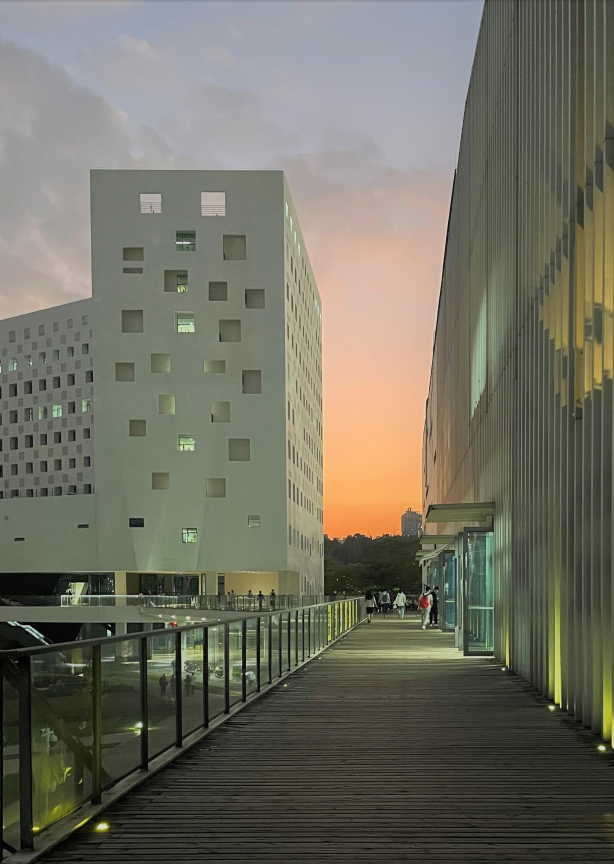
#> input picture Pics/test.jpg, 1842 x 2591 px (shown at 1/3 size)
$ python 'sobel算子.py'
#> lines starting #> are read from the running program, lines starting #| are printed output that depends on the picture
# [86 lines of commented-out code are left out]
import cv2 as cv
import numpy as np

img = cv.imread(r"./Pics/test.jpg")
#> img is the input picture: shape (2591, 1842, 3); mean B, G, R 97.5, 111, 112.4

#注意此处的ddepth不要设为-1，要设为cv.CV_32F或cv.CV_64F，否则会丢失太多信息
sobel_edge_x = cv.Sobel(img,ddepth=cv.CV_32F,dx=1,dy=0,ksize=5)
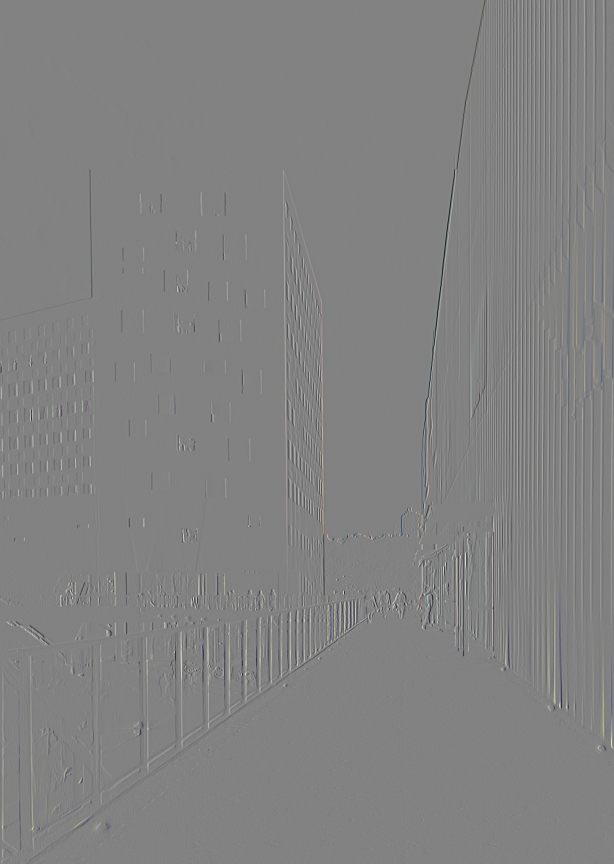
#> sobel_edge_x: shape (2591, 1842, 3) float32 (shown at 1/3 size); mean B, G, R -1.4, 0, 0.1; drawn with min black and max white
sobel_edge_x = np.abs(sobel_edge_x)
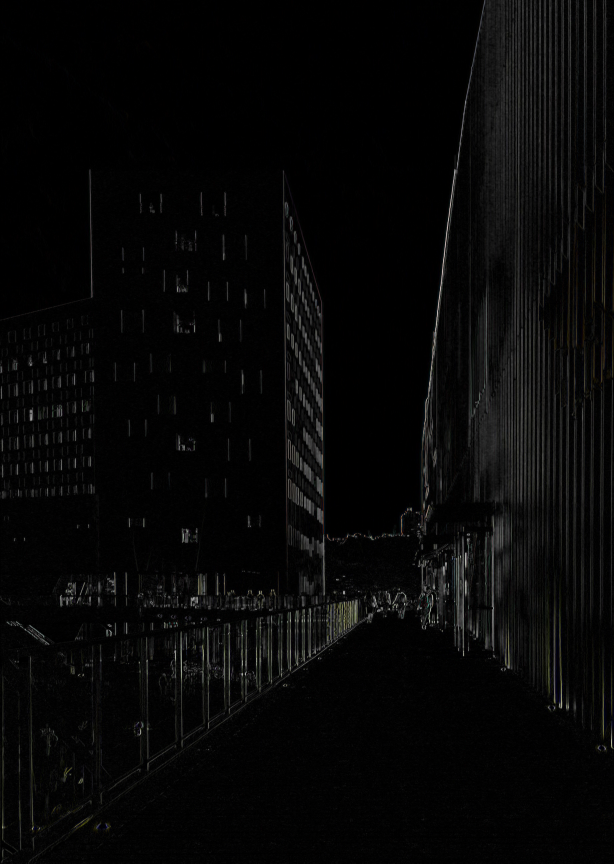
#> sobel_edge_x: shape (2591, 1842, 3) float32 (shown at 1/3 size); mean B, G, R 306.7, 313.8, 313.7; drawn with min black and max white
sobel_edge_x = sobel_edge_x/np.max(sobel_edge_x)
sobel_edge_x = sobel_edge_x*255  #进行归一化处理
sobel_edge_x = sobel_edge_x.astype(np.uint8)

sobel_edge_y = cv.Sobel(img,ddepth=cv.CV_32F,dx=0,dy=1,ksize=5)
sobel_edge_y = np.abs(sobel_edge_y)
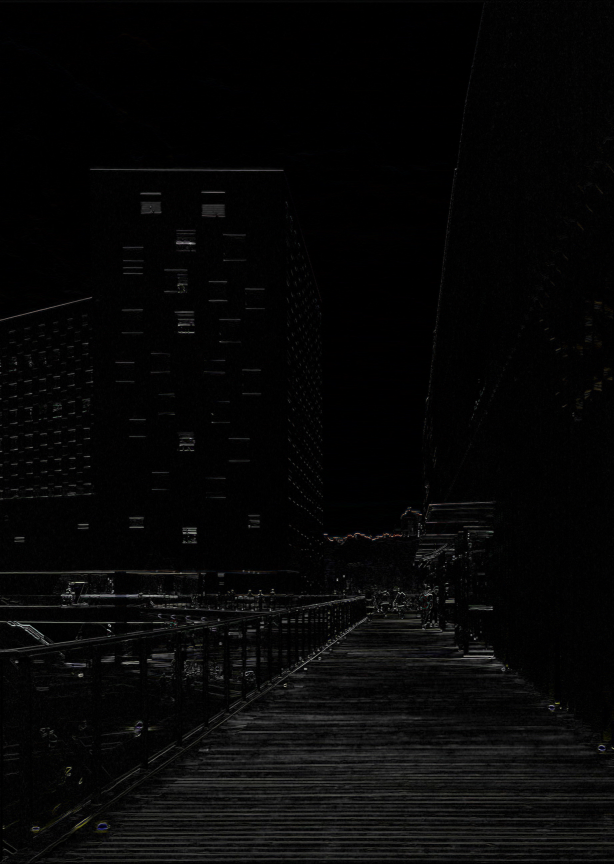
#> sobel_edge_y: shape (2591, 1842, 3) float32 (shown at 1/3 size); mean B, G, R 269, 272.3, 272.9; drawn with min black and max white
sobel_edge_y = sobel_edge_y/np.max(sobel_edge_y)
sobel_edge_y = sobel_edge_y*255
sobel_edge_y = sobel_edge_y.astype(np.uint8)

sobel_edge1 = cv.addWeighted(sobel_edge_x,0.5,sobel_edge_y,0.5,0)
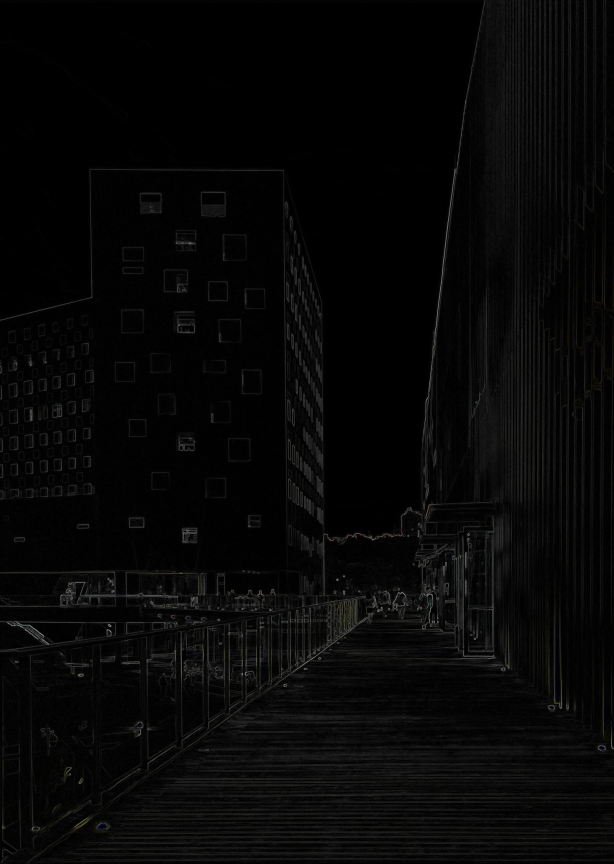
#> sobel_edge1: shape (2591, 1842, 3) (shown at 1/3 size); mean B, G, R 7, 7.1, 7.1

sobel_edge = cv.Sobel(img,ddepth=cv.CV_32F,dx=1,dy=1,ksize=5)
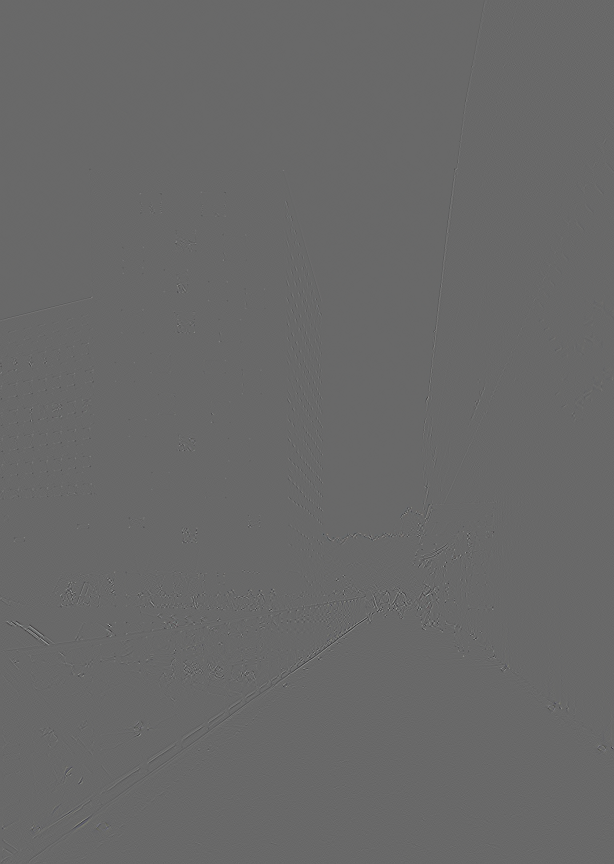
#> sobel_edge: shape (2591, 1842, 3) float32 (shown at 1/3 size); mean B, G, R 0, 0, 0; drawn with min black and max white
sobel_edge = np.abs(sobel_edge)
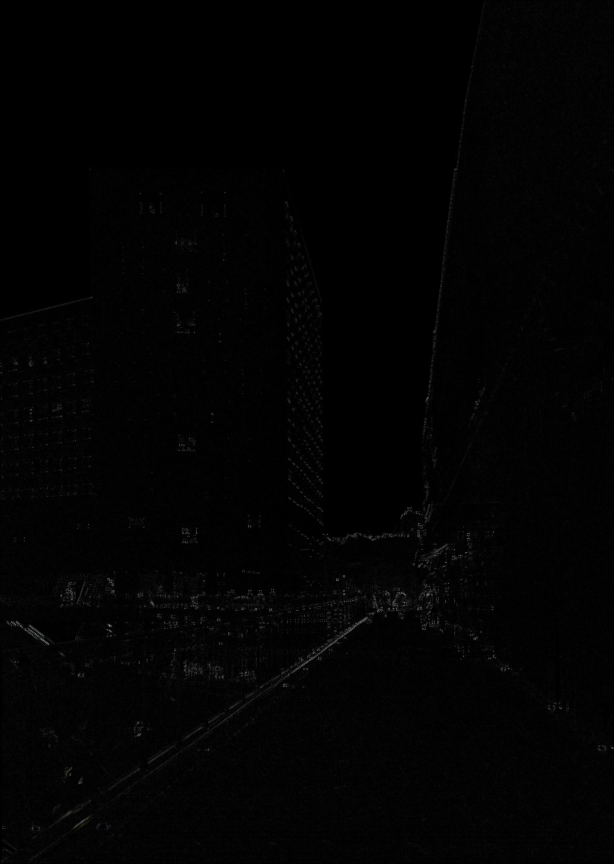
#> sobel_edge: shape (2591, 1842, 3) float32 (shown at 1/3 size); mean B, G, R 34.2, 34.1, 34.1; drawn with min black and max white
sobel_edge = sobel_edge/np.max(sobel_edge)
sobel_edge = sobel_edge*255
sobel_edge = sobel_edge.astype(np.uint8)

cv.namedWindow("Original", 0)
cv.resizeWindow("Original", 360, 480)

cv.namedWindow("sobel_edge_x", 0)
cv.resizeWindow("sobel_edge_x", 360, 480)

cv.namedWindow("sobel_edge_y ", 0)
cv.resizeWindow("sobel_edge_y ", 360, 480)

cv.namedWindow("sobel_edge", 0)
cv.resizeWindow("sobel_edge", 360, 480)

cv.namedWindow("sobel_edge1", 0)
cv.resizeWindow("sobel_edge1", 360, 480)

cv.imshow("Original",img)
cv.imshow("sobel_edge_x",sobel_edge_x)
cv.imshow("sobel_edge_y ",sobel_edge_y )
cv.imshow("sobel_edge",sobel_edge)
cv.imshow("sobel_edge1",sobel_edge1)
cv.waitKey(0)
cv.destroyAllWindows()
